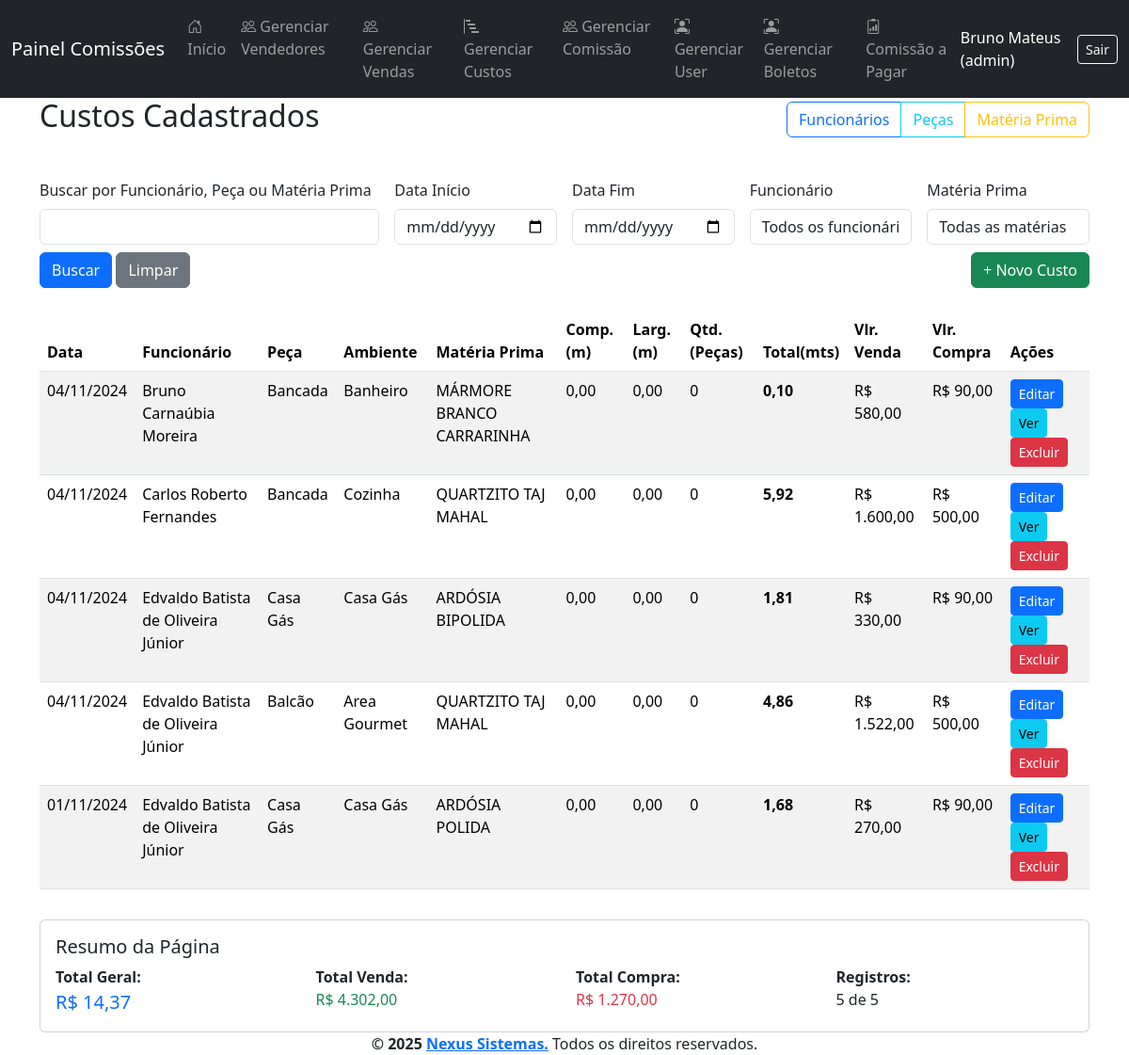
The page /pages/custos_list.php (signed in) on the database its author committed.
### tables this page shows
CREATE TABLE `custos` (
  `id_custo` int(11) NOT NULL,
  `data` date NOT NULL,
  `id_funcionario` int(11) NOT NULL,
  `id_peca` int(11) NOT NULL,
  `ambiente` varchar(255) DEFAULT NULL,
  `id_materia` int(11) NOT NULL,
  `comp` decimal(10,2) DEFAULT NULL,
  `larg` decimal(10,2) DEFAULT NULL,
  `qntd` int(11) DEFAULT 1,
  `total` decimal(10,2) DEFAULT NULL,
  `vlrvenda` decimal(10,2) DEFAULT NULL,
  `vlrcompra` decimal(10,2) DEFAULT NULL
);

CREATE TABLE `funcionarios` (
  `id_funcionario` int(11) NOT NULL,
  `nome` varchar(255) NOT NULL,
  `status` tinyint(1) DEFAULT 1
);

CREATE TABLE `pecas` (
  `id_peca` int(11) NOT NULL,
  `tipo` varchar(255) NOT NULL,
  `formapg` varchar(50) NOT NULL
);

CREATE TABLE `materia_prima` (
  `id_materia` int(11) NOT NULL,
  `nome` text NOT NULL
);

### pages/custos_list.php (the view, shortened to what this page needs)
<?php
require_once '../config/config.php';
$limite = 10;
$pagina = isset($_GET['pagina']) && is_numeric($_GET['pagina']) ? (int) $_GET['pagina'] : 1;
$offset = ($pagina - 1) * $limite;
$valores = [];
$sqlCount = "SELECT COUNT(*) FROM custos c
             LEFT JOIN funcionarios f ON c.id_funcionario = f.id_funcionario
             LEFT JOIN pecas p ON c.id_peca = p.id_peca
             LEFT JOIN materia_prima m ON c.id_materia = m.id_materia";
$stmtCount = $pdo->prepare($sqlCount);
$stmtCount->execute($valores);
$total = $stmtCount->fetchColumn();
$sql = "SELECT c.*, f.nome as funcionario, p.tipo as peca, m.nome as materia
        FROM custos c
        LEFT JOIN funcionarios f ON c.id_funcionario = f.id_funcionario
        LEFT JOIN pecas p ON c.id_peca = p.id_peca
        LEFT JOIN materia_prima m ON c.id_materia = m.id_materia";
$sql .= " ORDER BY c.data DESC LIMIT $limite OFFSET $offset";
$stmt = $pdo->prepare($sql);
$stmt->execute($valores);
$custos = $stmt->fetchAll();
require_once '../views/header.php';
?>
<div class="container">
    <div class="d-flex justify-content-between align-items-center mb-4">
        <h2>Custos Cadastrados</h2>
        <div class="btn-group" role="group">
            <a href="funcionarios_list.php" class="btn btn-outline-primary">
                <i class="fas fa-users"></i> Funcionários
            </a>
            <a href="pecas_list.php" class="btn btn-outline-info">
                <i class="fas fa-puzzle-piece"></i> Peças
            </a>
            <a href="materiaprima_list.php" class="btn btn-outline-warning">
                <i class="fas fa-cubes"></i> Matéria Prima
            </a>
        </div>
    </div>
    <form method="get" class="row g-3 mt-3 mb-4">
        <div class="col-md-4">
            <label class="form-label">Buscar por Funcionário, Peça ou Matéria Prima</label>
            <input type="text" name="busca_geral" class="form-control" value="<?= htmlspecialchars($_GET['busca_geral'] ?? '') ?>">
        </div>
        <div class="col-md-2">
            <label class="form-label">Data Início</label>
            <input type="date" name="data_inicio" class="form-control" value="<?= htmlspecialchars($_GET['data_inicio'] ?? '') ?>">
        </div>
        <div class="col-md-2">
            <label class="form-label">Data Fim</label>
            <input type="date" name="data_fim" class="form-control" value="<?= htmlspecialchars($_GET['data_fim'] ?? '') ?>">
        </div>
        <div class="col-md-2">
            <label class="form-label">Funcionário</label>
            <select name="funcionario" class="form-control">
                <option value="">Todos os funcionários</option>
            </select>
        </div>
        <div class="col-md-2">
            <label class="form-label">Matéria Prima</label>
            <select name="materia" class="form-control">
                <option value="">Todas as matérias</option>
            </select>
        </div>
        <div class="col-12 mt-2">
            <button type="submit" class="btn btn-primary">Buscar</button>
            <a href="custos_list.php" class="btn btn-secondary">Limpar</a>
            <a href="custos_form.php" class="btn btn-success float-end">+ Novo Custo</a>
        </div>
    </form>
    <?php if (count($custos) === 0): ?>
        <div class="alert alert-warning">Nenhum custo encontrado.</div>
    <?php else: ?>
        <div class="table-responsive">
            <table class="table table-striped">
                <thead>
                    <tr>
                        <th>Data</th>
                        <th>Funcionário</th>
                        <th>Peça</th>
                        <th>Ambiente</th>
                        <th>Matéria Prima</th>
                        <th>Comp. (m)</th>
                        <th>Larg. (m)</th>
                        <th>Qtd. (Peças)</th>
						<th>Total(mts)</th>
                        <th>Vlr. Venda</th>
                        <th>Vlr. Compra</th>
                        <th>Ações</th>
                    </tr>
                </thead>
                <tbody>
                    <?php foreach ($custos as $custo): ?>
                        <tr>
                            <td><?= date('d/m/Y', strtotime($custo['data'])) ?></td>
                            <td><?= htmlspecialchars($custo['funcionario'] ?? 'N/A') ?></td>
                            <td><?= htmlspecialchars($custo['peca'] ?? 'N/A') ?></td>
                            <td><?= htmlspecialchars($custo['ambiente'] ?? '-') ?></td>
                            <td><?= htmlspecialchars($custo['materia'] ?? 'N/A') ?></td>
                            <td><?= number_format($custo['comp'], 2, ',', '.') ?></td>
                            <td><?= number_format($custo['larg'], 2, ',', '.') ?></td>
                            <td><?= $custo['qntd'] ?></td>
							<td><strong><?= number_format($custo['total'], 2, ',', '.') ?></strong></td>
                            <td>R$ <?= number_format($custo['vlrvenda'], 2, ',', '.') ?></td>
                            <td>R$ <?= number_format($custo['vlrcompra'], 2, ',', '.') ?></td>
                            <td>
                                <a href="custos_form.php?id=<?= $custo['id_custo'] ?>" class="btn btn-sm btn-primary">Editar</a>
                                <a href="custos_view.php?id=<?= $custo['id_custo'] ?>" class="btn btn-sm btn-info">Ver</a>
                                <a href="#" class="btn btn-sm btn-danger" onclick="confirmarExclusao(<?= $custo['id_custo'] ?>)">Excluir</a>
                            </td>
                        </tr>
                    <?php endforeach; ?>
                </tbody>
            </table>
        </div>
        <?php
        $totalGeral = array_sum(array_column($custos, 'total'));
        $totalVenda = array_sum(array_column($custos, 'vlrvenda'));
        $totalCompra = array_sum(array_column($custos, 'vlrcompra'));
        ?>
        <div class="row mt-3">
            <div class="col-md-12">
                <div class="card">
                    <div class="card-body">
                        <h5 class="card-title">Resumo da Página</h5>
                        <div class="row">
                            <div class="col-md-3">
                                <strong>Total Geral:</strong><br>
                                <span class="text-primary fs-5">R$ <?= number_format($totalGeral, 2, ',', '.') ?></span>
                            </div>
                            <div class="col-md-3">
                                <strong>Total Venda:</strong><br>
                                <span class="text-success">R$ <?= number_format($totalVenda, 2, ',', '.') ?></span>
                            </div>
                            <div class="col-md-3">
                                <strong>Total Compra:</strong><br>
                                <span class="text-danger">R$ <?= number_format($totalCompra, 2, ',', '.') ?></span>
                            </div>
                            <div class="col-md-3">
                                <strong>Registros:</strong><br>
                                <span><?= count($custos) ?> de <?= $total ?></span>
                            </div>
                        </div>
                    </div>
                </div>
            </div>
        </div>
    <?php endif; ?>
</div>
<?php require_once '../views/footer.php'; ?>

### rows shown on the page
custos: data "04/11/2024", id_funcionario.nome "Bruno Carnaúbia Moreira", id_peca.tipo "Bancada", ambiente "Banheiro", id_materia.nome "MÁRMORE BRANCO CARRARINHA", comp "0,00", larg "0,00", qntd "0", total "0,10", vlrvenda "580,00", vlrcompra "90,00"
custos: data "04/11/2024", id_funcionario.nome "Carlos Roberto Fernandes", id_peca.tipo "Bancada", ambiente "Cozinha", id_materia.nome "QUARTZITO TAJ MAHAL", comp "0,00", larg "0,00", qntd "0", total "5,92", vlrvenda "1.600,00", vlrcompra "500,00"
custos: data "04/11/2024", id_funcionario.nome "Edvaldo Batista de Oliveira Júnior", id_peca.tipo "Casa Gás", ambiente "Casa Gás", id_materia.nome "ARDÓSIA BIPOLIDA", comp "0,00", larg "0,00", qntd "0", total "1,81", vlrvenda "330,00", vlrcompra "90,00"
custos: data "04/11/2024", id_funcionario.nome "Edvaldo Batista de Oliveira Júnior", id_peca.tipo "Balcão", ambiente "Area Gourmet", id_materia.nome "QUARTZITO TAJ MAHAL", comp "0,00", larg "0,00", qntd "0", total "4,86", vlrvenda "1.522,00", vlrcompra "500,00"
custos: data "01/11/2024", id_funcionario.nome "Edvaldo Batista de Oliveira Júnior", id_peca.tipo "Casa Gás", ambiente "Casa Gás", id_materia.nome "ARDÓSIA POLIDA", comp "0,00", larg "0,00", qntd "0", total "1,68", vlrvenda "270,00", vlrcompra "90,00"

### other values the page prints
$_SESSION['usuario_nome'] "Bruno Mateus"
$tipo_usuario "admin"
$totalGeral "14,37"
$totalVenda "4.302,00"
$totalCompra "1.270,00"
count($custos) "5"
$total "5"
